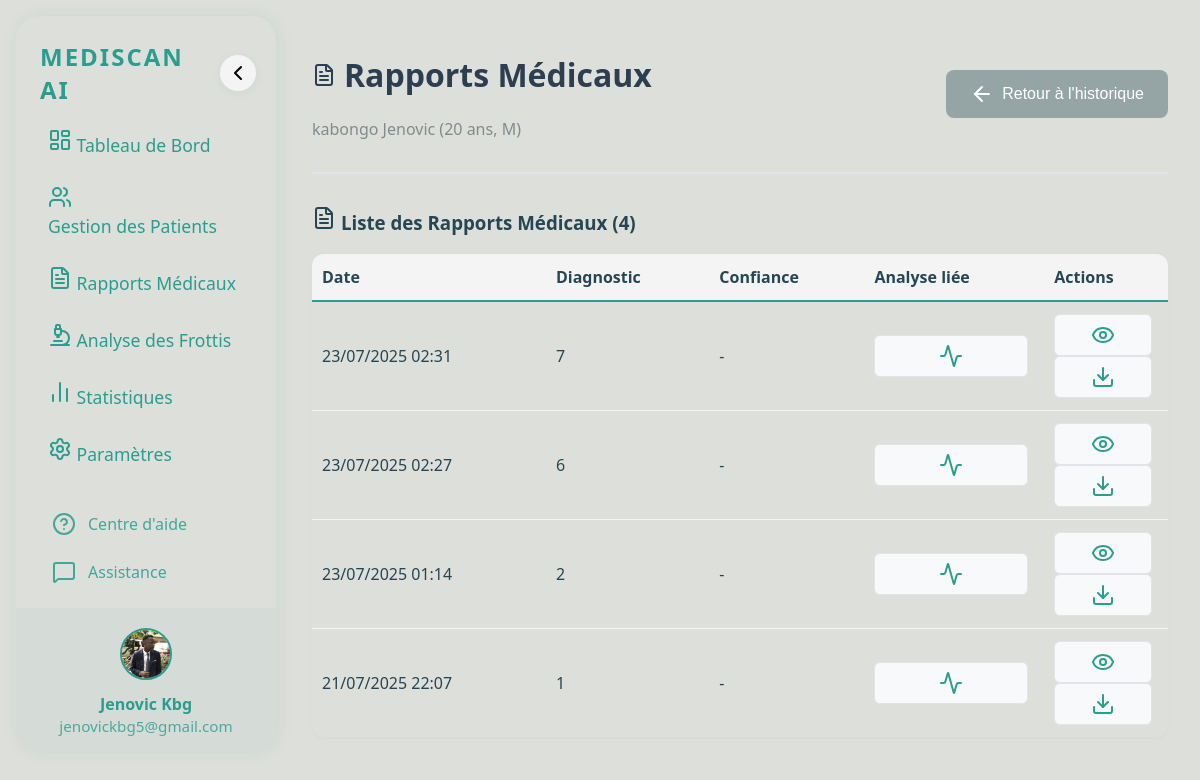
The page /diagnostics/rapports/1/ on the database its author committed.
### patients/models.py (models this page shows, shortened)
class Patient(models.Model):
    SEX_CHOICES = [('M', 'Masculin'), ('F', 'Féminin')]
    nom = models.CharField(max_length=100)
    prenom = models.CharField(max_length=100)
    age = models.IntegerField()
    sexe = models.CharField(max_length=1, choices=SEX_CHOICES)
    taille = models.FloatField()  # en cm
    poids = models.FloatField()  # en kg
    adresse = models.TextField()
    telephone = models.CharField(max_length=20)
    photo = models.ImageField(upload_to='patients_photos/')
    date_enregistrement = models.DateTimeField(auto_now_add=True)  # Ajout de la date d'enregistrement

### diagnostics/models.py (models this page shows, shortened)
class MedicalReport(models.Model):
    patient = models.ForeignKey(Patient, on_delete=models.CASCADE, related_name='rapports')
    frottis = models.ForeignKey(BloodSmear, on_delete=models.CASCADE, related_name='rapports')
    pdf_path = models.CharField(max_length=255, blank=True)  # Chemin du PDF généré
    created_at = models.DateTimeField(auto_now_add=True)
    explication = models.TextField(blank=True)
    recommandations = models.TextField(blank=True)

class BloodSmear(models.Model):
    patient = models.ForeignKey(Patient, on_delete=models.CASCADE, related_name='frottis')
    image = models.ImageField(upload_to='blood_smears/')
    uploaded_at = models.DateTimeField(auto_now_add=True)
    diagnostic = models.CharField(max_length=100)  # Diagnostic simulé (ex: Paludisme, Anémie...)
    confiance = models.FloatField(null=True, blank=True, default=0)  # Pourcentage de confiance simulé

### diagnostics/views.py (the view)
# urls.py: path('rapports/<int:patient_id>/', views.liste_rapports, name='liste_rapports'),
def liste_rapports(request, patient_id):
    from .models import MedicalReport
    patient = get_object_or_404(Patient, id=patient_id)
    rapports = MedicalReport.objects.filter(patient=patient).order_by('-created_at')
    return render(request, 'diagnostics/liste_rapports.html', {
        'patient': patient,
        'rapports': rapports
    })

### templates/diagnostics/liste_rapports.html (shortened to what this page needs)
{% load static %}
<!DOCTYPE html>
<html lang="fr">
<head>
    <link rel="stylesheet" href="{% static 'css/style.css' %}">
    <link rel="stylesheet" href="{% static 'css/diagnostics.css' %}">
</head>
<body>
{% include 'sidebar.html' %}
<div class="dashboard">
    <header>
        <div>
            <h1><i data-lucide="file-text"></i> Rapports Médicaux</h1>
            <p class="patient-info">{{ patient.nom }} {{ patient.prenom }} ({{ patient.age }} ans, {{ patient.sexe }})</p>
        </div>
        <div class="header-actions">
            <button class="button-secondary" onclick="window.location.href='{% url 'diagnostics:historique_patient' patient.id %}'">
                <i data-lucide="arrow-left"></i> Retour à l'historique
            </button>
        </div>
    </header>
    <section class="rapports-section">
        <h3><i data-lucide="file-text"></i> Liste des Rapports Médicaux ({{ rapports.count }})</h3>
        {% if rapports %}
        <table class="patient-table">
            <thead>
                <tr>
                    <th>Date</th>
                    <th>Diagnostic</th>
                    <th>Confiance</th>
                    <th>Analyse liée</th>
                    <th>Actions</th>
                </tr>
            </thead>
            <tbody>
                {% for rapport in rapports %}
                <tr>
                    <td>{{ rapport.created_at|date:"d/m/Y H:i" }}</td>
                    <td>{{ rapport.frottis.id }}</td>
                    <td>-</td>
                    <td>
                        <a href="{% url 'diagnostics:detail_frottis' rapport.frottis.id %}" class="icon-btn" title="Voir l'analyse">
                            <i data-lucide="activity"></i>
                        </a>
                    </td>
                    <td>
                        {% if rapport.pdf_path %}
                        <a href="/media/{{ rapport.pdf_path }}" target="_blank" class="icon-btn" title="Voir le PDF">
                            <i data-lucide="eye"></i>
                        </a>
                        <a href="/media/{{ rapport.pdf_path }}" download class="icon-btn" title="Télécharger le PDF">
                            <i data-lucide="download"></i>
                        </a>
                        {% else %}
                        <span class="icon-btn" title="Aucun PDF"><i data-lucide="alert-circle"></i></span>
                        {% endif %}
                    </td>
                </tr>
                {% endfor %}
            </tbody>
        </table>
        {% else %}
        <div class="empty-state">
            <i data-lucide="file-text" class="empty-icon"></i>
            <h3>Aucun rapport généré</h3>
            <p>Générez un rapport à partir d'une analyse pour le voir ici.</p>
        </div>
        {% endif %}
    </section>
</div>
</body>
</html>

### static/css/style.css (style rules this page uses)
:root { --main-blue: #2A9D8F; --white: #dddfda; --light-gray: #F4F4F4; --mint-green: #8AC926; --soft-red: #E63946; --night-blue: #264653; }
body { background: var(--white); color: var(--night-blue); font-family: 'Segoe UI', Arial, sans-serif; margin: 0; padding: 0; }
.dashboard { margin-left: 280px; transition: margin-left 0.3s cubic-bezier(.4,2,.6,1); }
header { display: flex; justify-content: space-between; align-items: center; margin-bottom: 24px; }
header h1 { font-size: 2.1rem; font-weight: 700; color: var(--main-blue); }
.header-actions { display: flex; gap: 16px; }
.button-secondary { background: var(--mint-green); color: var(--white); border: none; padding: 10px 22px; border-radius: 6px; font-size: 1rem; font-weight: 600; cursor: pointer; transition: background 0.2s; display: flex; align-items: center; gap: 8px; }
.patient-table { width: 100%; border-collapse: separate; border-spacing: 0; background: var(--white); border-radius: 12px; overflow: hidden; box-shadow: 0 1px 4px rgba(42,157,143,0.04); }
.patient-table th, .patient-table td { padding: 12px 10px; text-align: left; font-size: 1rem; }
.patient-table th { background: var(--light-gray); color: var(--night-blue); font-weight: 600; border-bottom: 2px solid var(--main-blue); }
.patient-table tr { transition: background 0.2s; }
.patient-table td { border-bottom: 1px solid var(--light-gray); }
.patient-table tr:last-child td { border-bottom: none; }
.icon-btn { background: none; border: none; cursor: pointer; margin-right: 6px; color: var(--main-blue); font-size: 1.2rem; padding: 4px; border-radius: 6px; transition: background 0.2s, color 0.2s; }

### static/css/diagnostics.css (style rules this page uses)
.dashboard { padding: 2rem; margin-left: 280px; transition: margin-left 0.3s ease; }
header { display: flex; justify-content: space-between; align-items: center; margin-bottom: 2rem; padding-bottom: 1rem; border-bottom: 2px solid #e1e5e9; }
header h1 { color: #2c3e50; font-size: 2rem; font-weight: 600; display: flex; align-items: center; gap: 0.5rem; }
.icon-btn { background: #f8f9fa; border: 1px solid #e1e5e9; border-radius: 6px; padding: 8px; cursor: pointer; transition: all 0.3s ease; display: flex; align-items: center; justify-content: center; }
.patient-info { color: #7f8c8d; font-size: 1rem; margin-top: 0.5rem; }
.button-secondary { background: #95a5a6; color: white; border: none; padding: 12px 24px; border-radius: 8px; font-size: 1rem; font-weight: 500; cursor: pointer; transition: background-color 0.3s ease; display: flex; align-items: center; gap: 0.5rem; }

### rows shown on the page
Patient: nom "kabongo", prenom "Jenovic", age "20", sexe "M"
MedicalReport: created_at "23/07/2025 02:31", frottis.id "7"
MedicalReport: created_at "23/07/2025 02:27", frottis.id "6"
MedicalReport: created_at "23/07/2025 01:14", frottis.id "2"
MedicalReport: created_at "21/07/2025 22:07", frottis.id "1"

### other values the page prints
{{ rapports.count }} "4"
